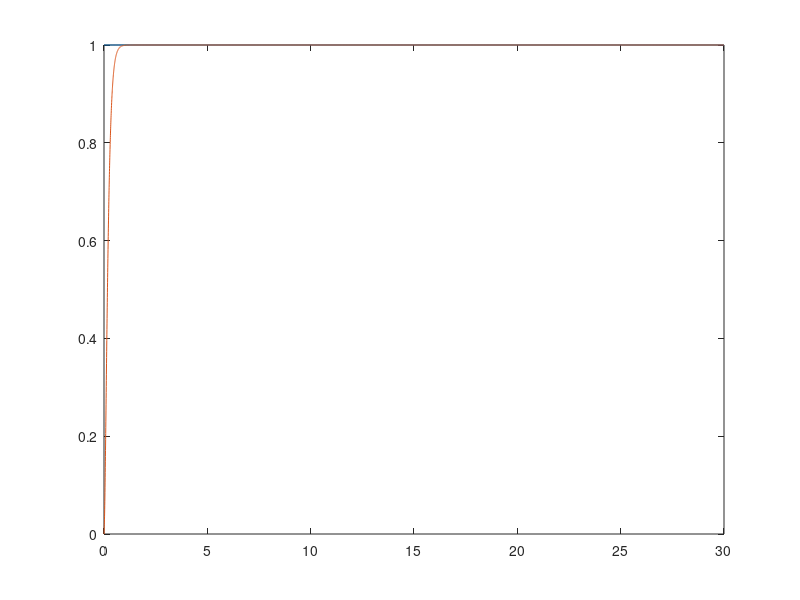

MATLAB code to generate this figure:
clear

% Tempo de amostragem
Ts = 0.0033;

% Tempo de simulacao
t = 0:Ts:30;

% Trajetoria
ganho = 1;
freq = 2*pi/30;
% traj = [ganho*sin(freq*t); ganho*sin(2*freq*t)];
traj = [ganho*ones(length(t)); ganho*ones(length(t))];

% Definicao do sistema
G = [0 1 0 0;
     0 0 0 0;
     0 0 0 1;
     0 0 0 0];

H = [0 0;
     1 0;
     0 0;
     0 1];
 
C = [1 1 0 0];
 
discSys = c2d(ss(G,H,C,0), Ts);

real = 10;
im = 0;

% Calculo da matriz de ganho K
cont_poles = [-real + im*1i, -real - im*1i, -2*real + im*1i, -2*real - im*1i];
disc_poles = [pol2cart(im*Ts, abs(exp(-real*Ts)));
              pol2cart(-im*Ts, abs(exp(-real*Ts)));
              pol2cart(im*Ts, abs(exp(-2*real*Ts)));
              pol2cart(-im*Ts, abs(exp(-2*real*Ts)))]

Kc = place(G, H, cont_poles);
Kd = place(discSys.A, discSys.B, disc_poles);

% Condicao inicial
i_pose = [0, 0, 0];
i_vel = [0.1, 0.1];

% Set das variaveis do primeiro loop
x_pos = i_pose(1);
y_pos = i_pose(2);
theta = i_pose(3);
x_vel = i_vel(1);
y_vel = i_vel(2);

x_vel_ref_prev = x_vel;
y_vel_ref_prev = y_vel;

robot_x_pos = [];
robot_y_pos = [];

% Loop de simulacao
for k = 2:length(t)
    robot_x_pos = [robot_x_pos; x_pos];
    robot_y_pos = [robot_y_pos; y_pos];
    
    % Calculo das referencias por loop
    x_pos_ref = traj(1,k);
    y_pos_ref = traj(2,k);
    x_vel_ref  = (x_pos_ref - traj(1,k-1))/Ts;
    y_vel_ref  = (y_pos_ref - traj(2,k-1))/Ts;
    
    % Calculo dos estados (erros)
    z_e = [x_pos_ref - x_pos;
           x_vel_ref - x_vel;
           y_pos_ref - y_pos;
           y_vel_ref - y_vel];
      
    % Calculo das aceleraçoes de referencia
    x_a_ref = (x_vel_ref - x_vel_ref_prev)/Ts;
    y_a_ref = (y_vel_ref - y_vel_ref_prev)/Ts;
    
    
    % Lei de controle
    mid_u = Kc*z_e + [x_a_ref; y_a_ref];
    
    % Calculo da matriz F
    v = sqrt((x_vel)^2 + (y_vel)^2);
    F = [cos(theta) -v*sin(theta);
         sin(theta) v*cos(theta)]; 
    final_u = F^(-1)*mid_u;
    
    % Entrada no robo
    v = final_u(1)*Ts + v; % integra dv
    w = final_u(2);
    robot_input = [v; w];
    robot_cinematic = [cos(theta) 0;
                       sin(theta) 0;
                                0 1];
    dout_robot = robot_cinematic * robot_input;
    
    % "Leitura" dos estados do robô (integrando a saída)
    noise = 0.00; % Set to experiment with noise (e.g. 0.001)
    out_robot = [x_pos + Ts*dout_robot(1);
                 y_pos + Ts*dout_robot(2);
                 theta + Ts*dout_robot(3)];
    
    x_vel = dout_robot(1);
    y_vel = dout_robot(2);
     
    x_pos = out_robot(1);
    y_pos = out_robot(2);
    theta = out_robot(3);
    
    x_vel_ref_prev = x_vel_ref;
    y_vel_ref_prev = y_vel_ref;
end

plot(t(1:length(t)),traj(2,:));
hold on
plot(t(1:length(t)-1), robot_y_pos);
hold off
% legend("Trajetoria de referencia", "Trajetoria do robo");
